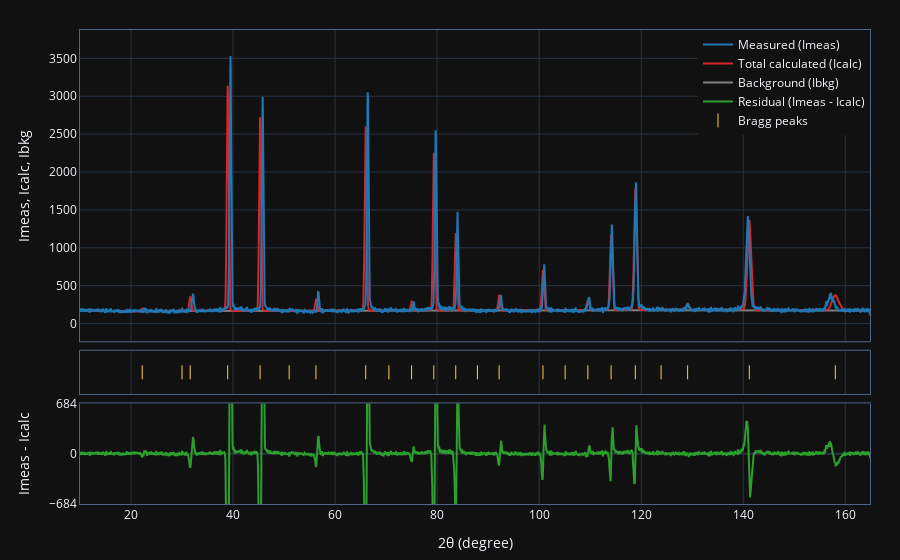

Notebook source saved alongside this figure:
### Code cell
# Display the analysis chart after modifying parameters
job.show_analysis_chart()

### Figure 1 — Plotly figure (JSON) as saved in the notebook; plotly's stock layout.template omitted (floating-point values rounded to 4 significant figures; data arrays with more than 128 entries replaced by an {"elided": "..."} marker saying what was removed)
{"data": [{"line": {"color": "#FECB52"}, "marker": {"line": {"width": 1}, "size": 10, "symbol": "line-ns-open"}, "mode": "markers", "name": "Bragg peaks", "x": [22.2, 30.0, 31.6, 38.95, 45.3, 51.0, 56.25, 66.0, 70.55, 75.0, 79.35, 83.65, 87.9, 92.15, 100.8, 105.1, 109.5, 114.1, 118.8, 123.9, 129.1, 141.2, 158.1], "xaxis": "x2", "y": [0.0, 0.0, 0.0, 0.0, 0.0, 0.0, 0.0, 0.0, 0.0, 0.0, 0.0, 0.0, 0.0, 0.0, 0.0, 0.0, 0.0, 0.0, 0.0, 0.0, 0.0, 0.0, 0.0], "yaxis": "y2", "type": "scatter"}, {"line": {"color": "rgb(44, 160, 44)"}, "mode": "lines", "name": "Residual (Imeas - Icalc)", "x": {"elided": "3098 float values"}, "xaxis": "x", "y": {"elided": "3098 float values"}, "yaxis": "y", "type": "scatter"}, {"line": {"color": "gray"}, "mode": "lines", "name": "Background (Ibkg)", "x": {"elided": "3098 float values"}, "xaxis": "x3", "y": {"elided": "3098 float values"}, "yaxis": "y3", "type": "scatter"}, {"line": {"color": "rgb(214, 39, 40)"}, "mode": "lines", "name": "Total calculated (Icalc)", "x": {"elided": "3098 float values"}, "xaxis": "x3", "y": {"elided": "3098 float values"}, "yaxis": "y3", "type": "scatter"}, {"line": {"color": "rgb(31, 119, 180)"}, "mode": "lines", "name": "Measured (Imeas)", "x": {"elided": "3098 float values"}, "xaxis": "x3", "y": {"elided": "3098 float values"}, "yaxis": "y3", "type": "scatter"}, {"fill": "tonexty", "fillcolor": "rgba(31, 119, 180, 0.3)", "hoverinfo": "skip", "line": {"width": 0}, "mode": "lines", "showlegend": false, "x": {"elided": "3098 float values"}, "xaxis": "x3", "y": {"elided": "3098 float values"}, "yaxis": "y3", "type": "scatter"}, {"hoverinfo": "skip", "line": {"width": 0}, "mode": "lines", "showlegend": false, "x": {"elided": "3098 float values"}, "xaxis": "x3", "y": {"elided": "3098 float values"}, "yaxis": "y3", "type": "scatter"}], "layout": {"legend": {"x": 1.0, "xanchor": "right", "y": 1.0, "yanchor": "top"}, "margin": {"autoexpand": true, "b": 45, "r": 30, "t": 30}, "xaxis": {"anchor": "y", "mirror": true, "range": [10.0, 164.8], "showline": true, "title": {"text": "2θ (degree)"}, "zeroline": false}, "yaxis": {"domain": [0, 0.2122], "mirror": true, "range": [-684.6, 684.6], "showgrid": false, "showline": true, "tickvals": [-684, 0, 684], "title": {"text": "Imeas - Icalc"}}, "xaxis2": {"anchor": "y2", "mirror": true, "range": [10.0, 164.8], "showline": true, "showticklabels": false, "zeroline": false}, "xaxis3": {"anchor": "y3", "mirror": true, "range": [10.0, 164.8], "showline": true, "showticklabels": false, "zeroline": false}, "yaxis2": {"domain": [0.2322, 0.3233], "mirror": true, "showgrid": false, "showline": true, "showticklabels": false, "zeroline": false}, "yaxis3": {"domain": [0.3433, 1], "mirror": true, "range": [-233.3, 3874.0], "showline": true, "title": {"text": "Imeas, Icalc, Ibkg"}, "zeroline": false}}}
